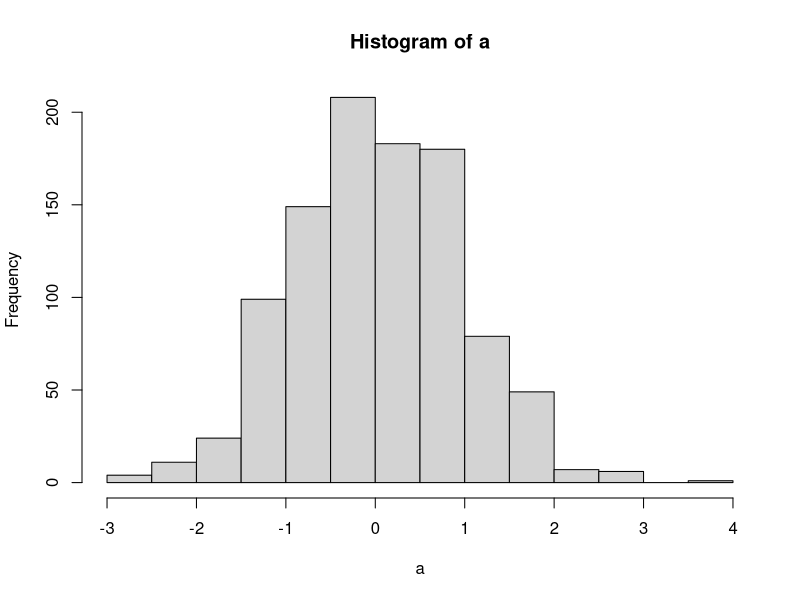
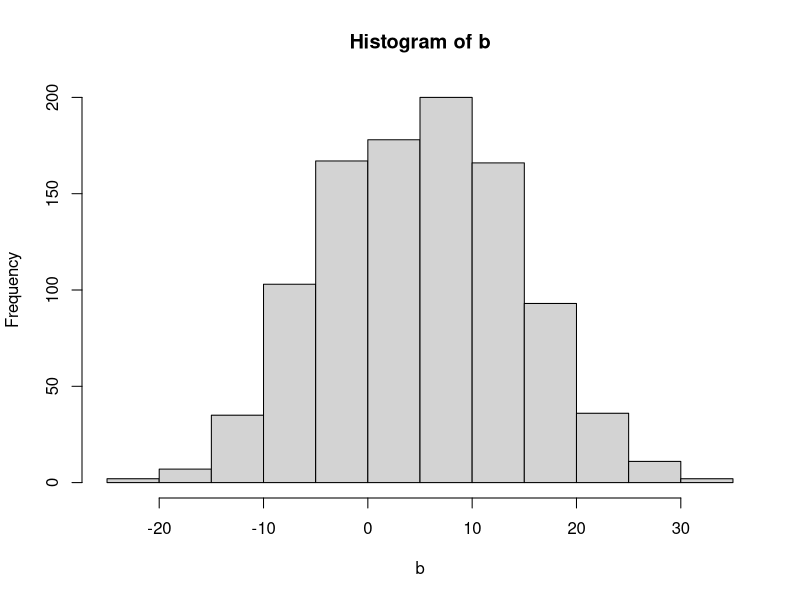
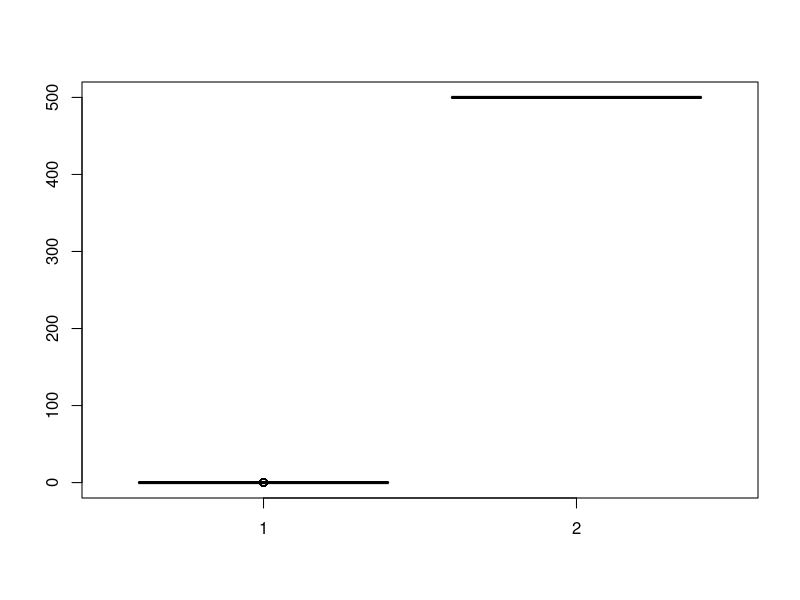

The R source for these figures, in order:
#Pregunta 1: u=0 ; desviación estándar=1
robs<-1000
a<-normal_0_1<-rnorm(robs,0,1)

#la desviación es la raíz cuadrada de la varianza, y el valor esperado es la media o u. 

b<-rnorm(robs,5,9)

#histogramas:
hist(a)
hist(b)

#Pregunta 2: 

#a)
robss<-500
a<-rexp(500,20)
mean(a)

#Respuesta: la media es menor al valor esperado.

#b)
quantile(500)
quantile(a,0.33)

#c) diagrama de caja
boxplot(a,500)

